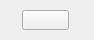
<?xml version="1.0" encoding="UTF-8"?>
<ui version="4.0">
 <class>Ukxp</class>
 <widget class="QWidget" name="Ukxp">
  <property name="geometry">
   <rect>
    <x>0</x>
    <y>0</y>
    <width>94</width>
    <height>40</height>
   </rect>
  </property>
  <property name="windowTitle">
   <string>Form</string>
  </property>
  <widget class="QPushButton" name="btn">
   <property name="geometry">
    <rect>
     <x>22</x>
     <y>10</y>
     <width>47</width>
     <height>20</height>
    </rect>
   </property>
   <property name="text">
    <string/>
   </property>
  </widget>
 </widget>
 <resources/>
 <connections/>
</ui>
